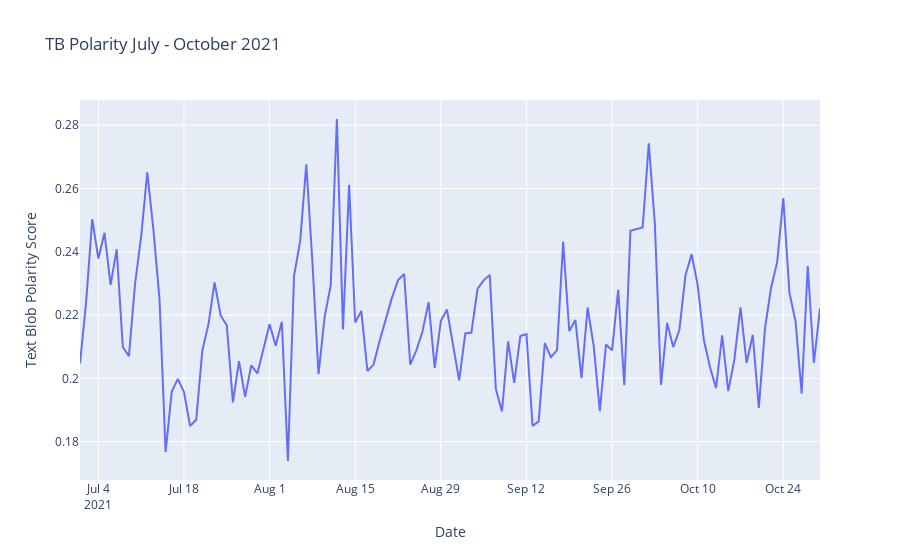

Notebook cell for this chart:
### Code cell
g2 = px.line(tbpolarity_day, 
             x="date", 
             y="TextBlob_Polarity", 
             title='TB Polarity July - October 2021',
             labels={
                     "date": "Date",
                     "TextBlob_Polarity": "Text Blob Polarity Score"
                 })
g2.show()
